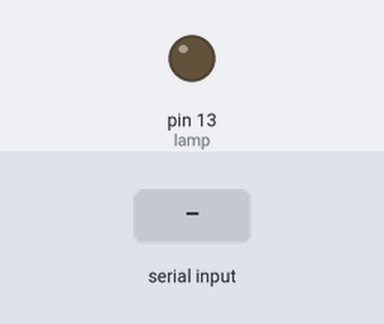
Recording of a sketch running on a simulated Arduino Uno, built with avr-gcc and run on an emulated ATmega328P. Parts: output pins drawn as LEDs (lit = HIGH). Inputs (shaded band) come from the test bench.

Above: at 1.2 s.
1.3 s: "a" received over Serial
At 2.0 s:
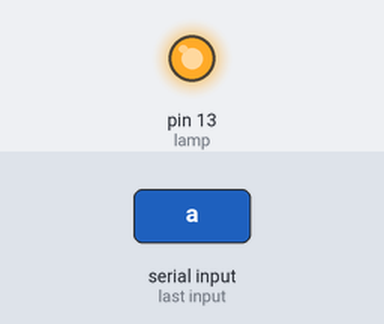
Timing chart, 0 to 4.3 s (numbered marks = the images above; inputs shaded):
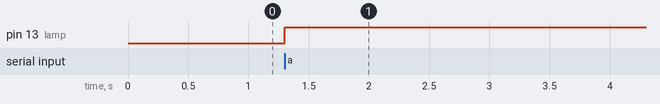

The sketch:

apenas_liga_lampada.ino
```cpp
int readBluetooth;//Variável que irá receber o valor enviado do celular para o Bluetooth
boolean stateLamp=false;//Estado da lâmpada iniciada &quot;false&quot;, indicando lâmpada desligada;
int lamp=13;//LED da porta 13

void setup(){
   Serial.begin(9600);//Inicia comunicação serial
   pinMode(lamp,OUTPUT);//Definindo o pino 13 como saída
}

void loop(){
    if(Serial.available()){
    readBluetooth = Serial.read();
    if(readBluetooth == 'a'){
        if(stateLamp){ //Se stateLamp for true:
           digitalWrite(lamp,LOW);//Desliga a lâmpada
           stateLamp=false;//Guarda o estado para false(lâmpada apagada)
        }
        else{//Senão:
            digitalWrite(lamp,HIGH);//Liga a lâmpada
            stateLamp=true;//Guarda o estado para true(lâmpada acesa)
        }
     }
   }
}
```

Measured:
- after the input at 1.3 s, pin 13 (lamp): LOW → HIGH at once
